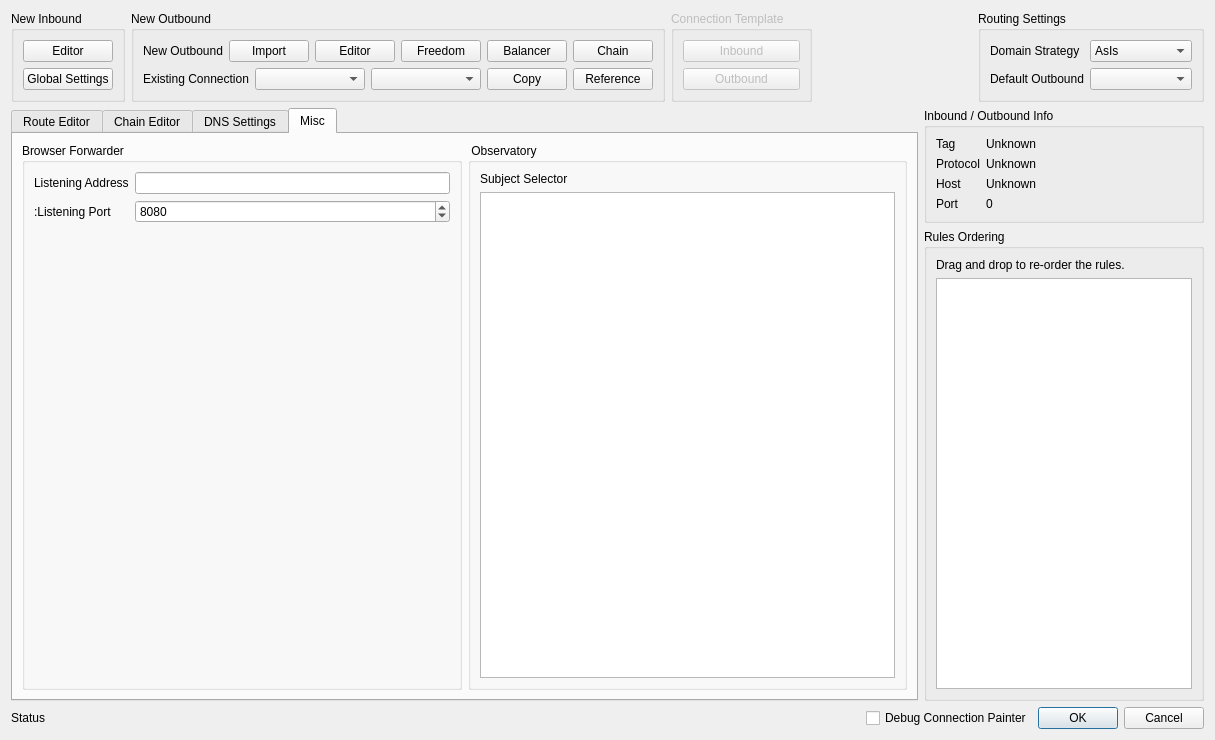
<?xml version="1.0" encoding="UTF-8"?>
<ui version="4.0">
 <class>RouteEditor</class>
 <widget class="QDialog" name="RouteEditor">
  <property name="geometry">
   <rect>
    <x>0</x>
    <y>0</y>
    <width>1215</width>
    <height>740</height>
   </rect>
  </property>
  <property name="minimumSize">
   <size>
    <width>1100</width>
    <height>740</height>
   </size>
  </property>
  <property name="windowTitle">
   <string>Route Editor</string>
  </property>
  <property name="modal">
   <bool>true</bool>
  </property>
  <layout class="QGridLayout" name="gridLayout_2" columnstretch="1,0">
   <item row="0" column="0" colspan="2">
    <layout class="QHBoxLayout" name="horizontalLayout_2" stretch="0,0,0,1,0">
     <item>
      <widget class="QGroupBox" name="groupBox_2">
       <property name="title">
        <string>New Inbound</string>
       </property>
       <layout class="QVBoxLayout" name="verticalLayout_5">
        <item>
         <widget class="QPushButton" name="addInboundBtn">
          <property name="toolTip">
           <string>Add Inbound</string>
          </property>
          <property name="text">
           <string>Editor</string>
          </property>
         </widget>
        </item>
        <item>
         <widget class="QPushButton" name="addDefaultBtn">
          <property name="toolTip">
           <string>Add Inbound from Global Settings</string>
          </property>
          <property name="text">
           <string>Global Settings</string>
          </property>
         </widget>
        </item>
       </layout>
      </widget>
     </item>
     <item>
      <widget class="QGroupBox" name="groupBox">
       <property name="title">
        <string>New Outbound</string>
       </property>
       <layout class="QVBoxLayout" name="verticalLayout_6">
        <item>
         <layout class="QHBoxLayout" name="horizontalLayout_5">
          <item>
           <widget class="QLabel" name="label_20">
            <property name="text">
             <string>New Outbound</string>
            </property>
           </widget>
          </item>
          <item>
           <widget class="QPushButton" name="importOutboundBtn">
            <property name="toolTip">
             <string>Import Outbound</string>
            </property>
            <property name="text">
             <string>Import</string>
            </property>
           </widget>
          </item>
          <item>
           <widget class="QPushButton" name="addOutboundBtn">
            <property name="toolTip">
             <string>Add Outbound</string>
            </property>
            <property name="text">
             <string>Editor</string>
            </property>
           </widget>
          </item>
          <item>
           <widget class="QPushButton" name="insertDirectBtn">
            <property name="toolTip">
             <string>Add Freedom Outbound</string>
            </property>
            <property name="text">
             <string>Freedom</string>
            </property>
           </widget>
          </item>
          <item>
           <widget class="QPushButton" name="addBalancerBtn">
            <property name="toolTip">
             <string>Add Balancer</string>
            </property>
            <property name="text">
             <string>Balancer</string>
            </property>
           </widget>
          </item>
          <item>
           <widget class="QPushButton" name="addChainBtn">
            <property name="toolTip">
             <string>Add Proxy Chain</string>
            </property>
            <property name="text">
             <string>Chain</string>
            </property>
           </widget>
          </item>
         </layout>
        </item>
        <item>
         <layout class="QHBoxLayout" name="horizontalLayout_3" stretch="0,1,1,0,0">
          <item>
           <widget class="QLabel" name="label_18">
            <property name="text">
             <string>Existing Connection</string>
            </property>
           </widget>
          </item>
          <item>
           <widget class="QComboBox" name="importGroupBtn">
            <property name="toolTip">
             <string>Group</string>
            </property>
           </widget>
          </item>
          <item>
           <widget class="QComboBox" name="importConnBtn">
            <property name="toolTip">
             <string>Connection</string>
            </property>
           </widget>
          </item>
          <item>
           <widget class="QPushButton" name="importExistingBtn">
            <property name="toolTip">
             <string>Copy Connection</string>
            </property>
            <property name="text">
             <string>Copy</string>
            </property>
           </widget>
          </item>
          <item>
           <widget class="QPushButton" name="linkExistingBtn">
            <property name="toolTip">
             <string>Reference Connection</string>
            </property>
            <property name="text">
             <string>Reference</string>
            </property>
           </widget>
          </item>
         </layout>
        </item>
       </layout>
      </widget>
     </item>
     <item>
      <widget class="QGroupBox" name="groupBox_4">
       <property name="enabled">
        <bool>false</bool>
       </property>
       <property name="title">
        <string>Connection Template</string>
       </property>
       <layout class="QVBoxLayout" name="verticalLayout_3">
        <item>
         <widget class="QPushButton" name="pushButton">
          <property name="text">
           <string>Inbound</string>
          </property>
         </widget>
        </item>
        <item>
         <widget class="QPushButton" name="pushButton_2">
          <property name="text">
           <string>Outbound</string>
          </property>
         </widget>
        </item>
       </layout>
      </widget>
     </item>
     <item>
      <spacer name="horizontalSpacer">
       <property name="orientation">
        <enum>Qt::Horizontal</enum>
       </property>
       <property name="sizeHint" stdset="0">
        <size>
         <width>40</width>
         <height>20</height>
        </size>
       </property>
      </spacer>
     </item>
     <item>
      <widget class="QGroupBox" name="groupBox_5">
       <property name="title">
        <string>Routing Settings</string>
       </property>
       <layout class="QFormLayout" name="formLayout">
        <item row="0" column="0">
         <widget class="QLabel" name="label_11">
          <property name="text">
           <string>Domain Strategy</string>
          </property>
         </widget>
        </item>
        <item row="0" column="1">
         <widget class="QComboBox" name="domainStrategyCombo">
          <item>
           <property name="text">
            <string notr="true">AsIs</string>
           </property>
          </item>
          <item>
           <property name="text">
            <string notr="true">IPIfNonMatch</string>
           </property>
          </item>
          <item>
           <property name="text">
            <string notr="true">IPOnDemand</string>
           </property>
          </item>
         </widget>
        </item>
        <item row="1" column="0">
         <widget class="QLabel" name="label_9">
          <property name="text">
           <string>Default Outbound</string>
          </property>
         </widget>
        </item>
        <item row="1" column="1">
         <widget class="QComboBox" name="defaultOutboundCombo">
          <property name="sizePolicy">
           <sizepolicy hsizetype="MinimumExpanding" vsizetype="Fixed">
            <horstretch>0</horstretch>
            <verstretch>0</verstretch>
           </sizepolicy>
          </property>
         </widget>
        </item>
       </layout>
      </widget>
     </item>
    </layout>
   </item>
   <item row="1" column="0">
    <widget class="QTabWidget" name="nodesTab">
     <property name="currentIndex">
      <number>3</number>
     </property>
     <widget class="QWidget" name="tabWidget_3Page1">
      <attribute name="title">
       <string>Route Editor</string>
      </attribute>
      <layout class="QVBoxLayout" name="verticalLayout" stretch="1">
       <item>
        <widget class="QWidget" name="ruleEditorUIWidget" native="true">
         <property name="minimumSize">
          <size>
           <width>0</width>
           <height>150</height>
          </size>
         </property>
        </widget>
       </item>
      </layout>
     </widget>
     <widget class="QWidget" name="tab">
      <attribute name="title">
       <string>Chain Editor</string>
      </attribute>
      <layout class="QGridLayout" name="gridLayout_3">
       <item row="0" column="0">
        <widget class="QWidget" name="chainEditorUIWidget" native="true"/>
       </item>
      </layout>
     </widget>
     <widget class="QWidget" name="tab_2">
      <attribute name="title">
       <string>DNS Settings</string>
      </attribute>
      <layout class="QGridLayout" name="gridLayout_5">
       <item row="1" column="0">
        <widget class="QWidget" name="dnsEditorUIWidget" native="true"/>
       </item>
       <item row="0" column="0">
        <widget class="QCheckBox" name="checkBox">
         <property name="text">
          <string>Override global DNS settings</string>
         </property>
        </widget>
       </item>
      </layout>
     </widget>
     <widget class="QWidget" name="tab_3">
      <attribute name="title">
       <string>Misc</string>
      </attribute>
      <layout class="QHBoxLayout" name="horizontalLayout_4">
       <item>
        <widget class="QGroupBox" name="groupBox_6">
         <property name="title">
          <string>Browser Forwarder</string>
         </property>
         <layout class="QFormLayout" name="formLayout_3">
          <item row="0" column="0">
           <widget class="QLabel" name="label">
            <property name="text">
             <string>Listening Address</string>
            </property>
           </widget>
          </item>
          <item row="0" column="1">
           <widget class="QLineEdit" name="bfListenIPTxt"/>
          </item>
          <item row="1" column="0">
           <widget class="QLabel" name="label_2">
            <property name="text">
             <string>:Listening Port</string>
            </property>
           </widget>
          </item>
          <item row="1" column="1">
           <widget class="QSpinBox" name="bfListenPortTxt">
            <property name="minimum">
             <number>1</number>
            </property>
            <property name="maximum">
             <number>65535</number>
            </property>
            <property name="value">
             <number>8080</number>
            </property>
           </widget>
          </item>
         </layout>
        </widget>
       </item>
       <item>
        <widget class="QGroupBox" name="groupBox_7">
         <property name="title">
          <string> Observatory</string>
         </property>
         <layout class="QVBoxLayout" name="verticalLayout_4">
          <item>
           <widget class="QLabel" name="label_4">
            <property name="text">
             <string>Subject Selector</string>
            </property>
           </widget>
          </item>
          <item>
           <widget class="QPlainTextEdit" name="obSubjectSelectorTxt"/>
          </item>
         </layout>
        </widget>
       </item>
      </layout>
     </widget>
    </widget>
   </item>
   <item row="1" column="1">
    <layout class="QVBoxLayout" name="verticalLayout_2">
     <item>
      <widget class="QGroupBox" name="horizontalGroupBox">
       <property name="title">
        <string>Inbound / Outbound Info</string>
       </property>
       <layout class="QFormLayout" name="formLayout_2">
        <item row="0" column="0">
         <widget class="QLabel" name="label_3">
          <property name="text">
           <string>Tag</string>
          </property>
         </widget>
        </item>
        <item row="0" column="1">
         <widget class="QLabel" name="tagLabel">
          <property name="text">
           <string>Unknown</string>
          </property>
         </widget>
        </item>
        <item row="1" column="0">
         <widget class="QLabel" name="label_8">
          <property name="text">
           <string>Protocol</string>
          </property>
         </widget>
        </item>
        <item row="1" column="1">
         <widget class="QLabel" name="protocolLabel">
          <property name="text">
           <string>Unknown</string>
          </property>
         </widget>
        </item>
        <item row="2" column="0">
         <widget class="QLabel" name="label_5">
          <property name="text">
           <string>Host</string>
          </property>
         </widget>
        </item>
        <item row="2" column="1">
         <widget class="QLabel" name="hostLabel">
          <property name="text">
           <string>Unknown</string>
          </property>
         </widget>
        </item>
        <item row="3" column="0">
         <widget class="QLabel" name="label_19">
          <property name="text">
           <string>Port</string>
          </property>
         </widget>
        </item>
        <item row="3" column="1">
         <widget class="QLabel" name="portLabel">
          <property name="text">
           <string>0</string>
          </property>
         </widget>
        </item>
       </layout>
      </widget>
     </item>
     <item>
      <widget class="QGroupBox" name="groupBox_3">
       <property name="title">
        <string>Rules Ordering</string>
       </property>
       <layout class="QGridLayout" name="gridLayout">
        <item row="1" column="0">
         <widget class="QListWidget" name="ruleListWidget">
          <property name="editTriggers">
           <set>QAbstractItemView::NoEditTriggers</set>
          </property>
          <property name="dragEnabled">
           <bool>true</bool>
          </property>
          <property name="dragDropMode">
           <enum>QAbstractItemView::InternalMove</enum>
          </property>
          <property name="alternatingRowColors">
           <bool>true</bool>
          </property>
          <property name="verticalScrollMode">
           <enum>QAbstractItemView::ScrollPerPixel</enum>
          </property>
         </widget>
        </item>
        <item row="0" column="0">
         <widget class="QLabel" name="label_12">
          <property name="text">
           <string>Drag and drop to re-order the rules.</string>
          </property>
         </widget>
        </item>
       </layout>
      </widget>
     </item>
    </layout>
   </item>
   <item row="2" column="0" colspan="2">
    <layout class="QHBoxLayout" name="horizontalLayout" stretch="1,0,0">
     <item>
      <widget class="QLabel" name="statusLabel">
       <property name="sizePolicy">
        <sizepolicy hsizetype="Expanding" vsizetype="Preferred">
         <horstretch>0</horstretch>
         <verstretch>0</verstretch>
        </sizepolicy>
       </property>
       <property name="text">
        <string>Status</string>
       </property>
      </widget>
     </item>
     <item>
      <widget class="QCheckBox" name="debugPainterCB">
       <property name="text">
        <string>Debug Connection Painter</string>
       </property>
      </widget>
     </item>
     <item>
      <widget class="QDialogButtonBox" name="buttonBox">
       <property name="sizePolicy">
        <sizepolicy hsizetype="Preferred" vsizetype="Fixed">
         <horstretch>0</horstretch>
         <verstretch>0</verstretch>
        </sizepolicy>
       </property>
       <property name="standardButtons">
        <set>QDialogButtonBox::Cancel|QDialogButtonBox::Ok</set>
       </property>
      </widget>
     </item>
    </layout>
   </item>
  </layout>
 </widget>
 <tabstops>
  <tabstop>addDefaultBtn</tabstop>
 </tabstops>
 <resources/>
 <connections>
  <connection>
   <sender>buttonBox</sender>
   <signal>accepted()</signal>
   <receiver>RouteEditor</receiver>
   <slot>accept()</slot>
   <hints>
    <hint type="sourcelabel">
     <x>1115</x>
     <y>697</y>
    </hint>
    <hint type="destinationlabel">
     <x>157</x>
     <y>274</y>
    </hint>
   </hints>
  </connection>
  <connection>
   <sender>buttonBox</sender>
   <signal>rejected()</signal>
   <receiver>RouteEditor</receiver>
   <slot>reject()</slot>
   <hints>
    <hint type="sourcelabel">
     <x>1115</x>
     <y>697</y>
    </hint>
    <hint type="destinationlabel">
     <x>286</x>
     <y>274</y>
    </hint>
   </hints>
  </connection>
 </connections>
</ui>
